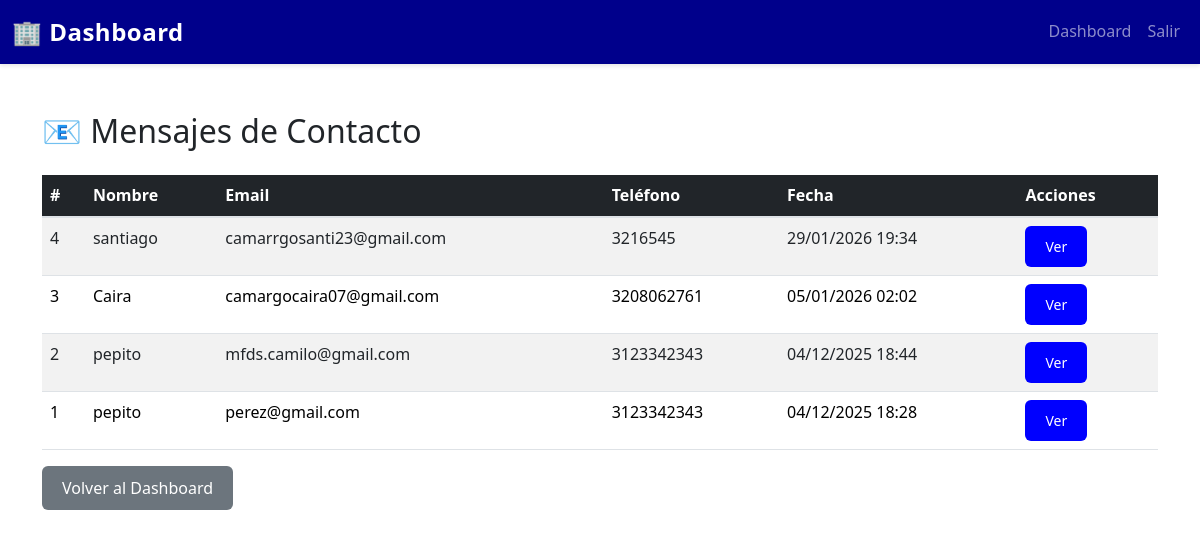
/FRONTEND/index.php?route=admin/mensajes (signed in), run on an earlier commit of the app's database.
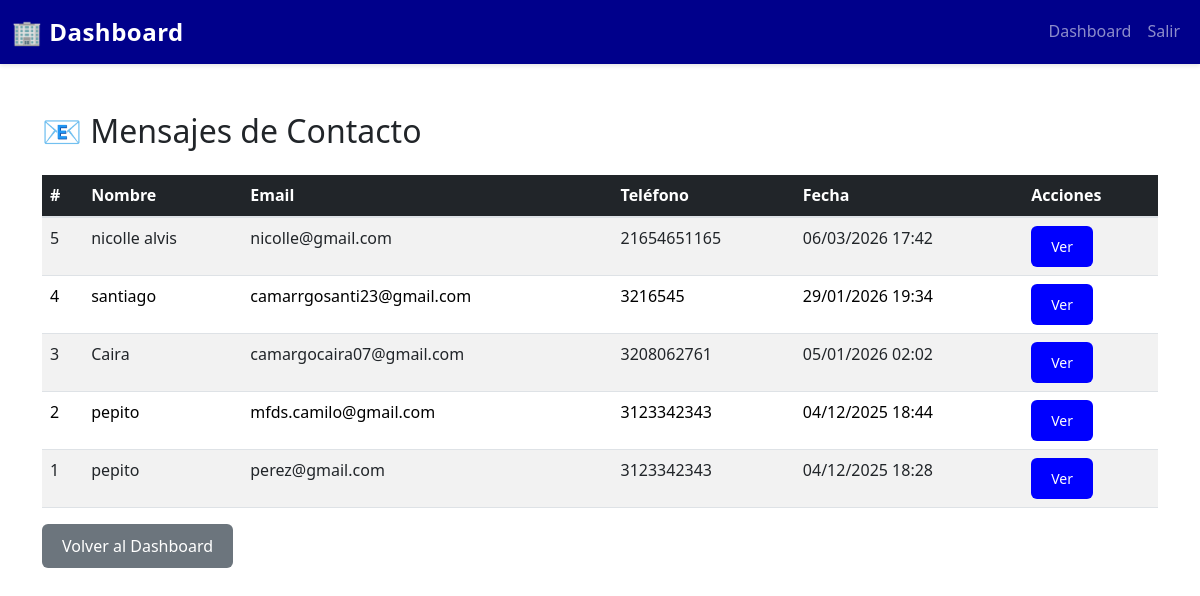
And on a later commit of the database.
### tables this page shows
CREATE TABLE `mensajes_contacto` (
  `id_mensaje` int(11) NOT NULL,
  `nombre` varchar(100) NOT NULL,
  `correo` varchar(100) NOT NULL,
  `telefono` varchar(20) DEFAULT NULL,
  `mensaje` text NOT NULL,
  `fecha_envio` timestamp NOT NULL DEFAULT current_timestamp()
);

### FRONTEND/models/MensajeModel.php (called while the page is built, shortened)
<?php
class MensajeModel {
    private $db;
    public function __construct($database) {
        $this->db = $database;
    }
    public function obtenerTodos() {
        $query = "SELECT * FROM mensajes_contacto ORDER BY fecha_envio DESC";
        $stmt = $this->db->prepare($query);
        $stmt->execute();
        return $stmt->fetchAll(PDO::FETCH_ASSOC);
    }
}

### FRONTEND/controllers/MensajeController.php (called while the page is built, shortened)
<?php
class MensajeController {
    private $mensajeModel;
    public function __construct($mensajeModel) {
        $this->mensajeModel = $mensajeModel;
    }
public function listar() {
    $mensajes = $this->mensajeModel->obtenerTodos();
    return 'views/admin/mensajes.php';
}
}

### FRONTEND/views/admin/mensajes.php (the view, shortened to what this page needs)
<?php
$dashboard = ($_SESSION['usuario_rol'] === 'admin')
    ? 'admin/dashboard'
    : 'empleado/dashboard';
require_once 'models/MensajeModel.php';
$db = new Database();
$conn = $db->connect();
$mensajeModel = new MensajeModel($conn);
$mensajes = $mensajeModel->obtenerTodos();
?>
<!DOCTYPE html>
<html lang="es">
<head>
    <link href="https://cdn.jsdelivr.net/npm/bootstrap@5.3.0/dist/css/bootstrap.min.css" rel="stylesheet">
    <link rel="stylesheet" href="assets/css/styles.css">
</head>
<body>
    <nav class="navbar navbar-expand-lg navbar-dark bg-dark-blue">
        <div class="container-fluid">
            <a class="navbar-brand fw-bold" href="index.php?route=<?= $dashboard ?>">🏢 Dashboard</a>
            <div class="collapse navbar-collapse" id="navbarNav">
                <ul class="navbar-nav ms-auto">
                    <li class="nav-item">
                        <a class="nav-link" href="index.php?route=<?= $dashboard ?>">Dashboard</a>
                    </li>
                    <li class="nav-item">
                        <a class="nav-link" href="index.php?route=logout">Salir</a>
                    </li>
                </ul>
            </div>
        </div>
    </nav>
    <div class="container my-5">
        <h2 class="mb-4">📧 Mensajes de Contacto</h2>
        <?php if (empty($mensajes)): ?>
            <div class="alert alert-info">No hay mensajes</div>
        <?php else: ?>
            <div class="table-responsive">
                <table class="table table-striped table-hover">
                    <thead class="table-dark">
                        <tr>
                            <th>#</th>
                            <th>Nombre</th>
                            <th>Email</th>
                            <th>Teléfono</th>
                            <th>Fecha</th>
                            <th>Acciones</th>
                        </tr>
                    </thead>
                    <tbody>
                        <?php foreach ($mensajes as $msg): ?>
                            <tr>
                                <td><?= $msg['id_mensaje'] ?></td>
                                <td><?= htmlspecialchars($msg['nombre']) ?></td>
                                <td><?= htmlspecialchars($msg['correo']) ?></td>
                                <td><?= htmlspecialchars($msg['telefono']) ?></td>
                                <td><?= date('d/m/Y H:i', strtotime($msg['fecha_envio'])) ?></td>
                                <td>
                                    <button type="button" class="btn btn-primary btn-sm" data-bs-toggle="modal" data-bs-target="#modal<?= $msg['id_mensaje'] ?>">
                                        Ver
                                    </button>
                                </td>
                            </tr>
                        <?php endforeach; ?>
                    </tbody>
                </table>
            </div>
        <?php endif; ?>
        <a href="index.php?route=<?= $dashboard ?>" class="btn btn-secondary mt-3">Volver al Dashboard</a>
    </div>
</body>
</html>

What changed in the data, as far as the page shows it:
added mensajes_contacto: id_mensaje "5", nombre "nicolle alvis", correo "nicolle@gmail.com", telefono "21654651165", fecha_envio "06/03/2026 17:42"
